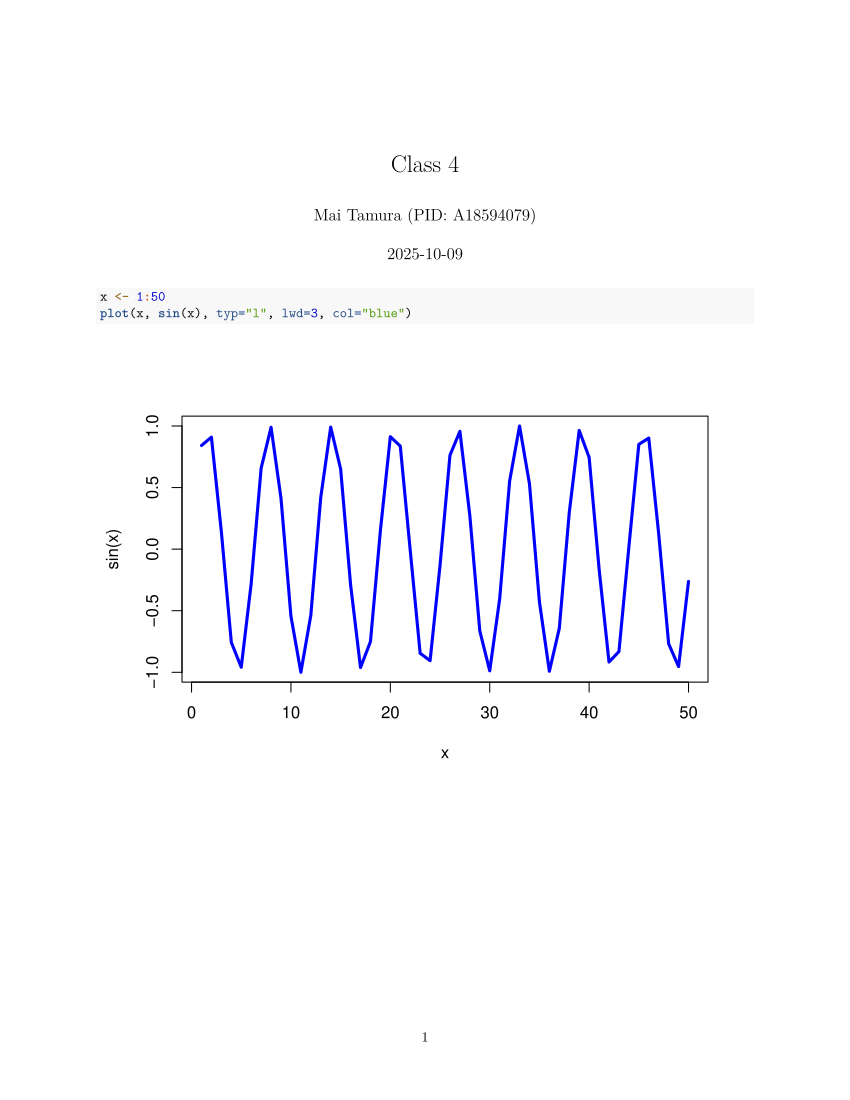

Generate this figure with R:
#' ---
#' title: "Class 4"
#' author: "Mai Tamura (PID: A18594079)"
#' ---

x <- 1:50
plot(x, sin(x), typ="l", lwd=3, col="blue")
